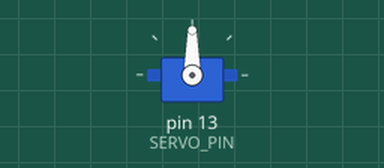
Recording of a sketch running on a simulated Arduino Uno, built with avr-gcc and run on an emulated ATmega328P. Shown: servo.

Above: at 0.1 s.
At 18.1 s:
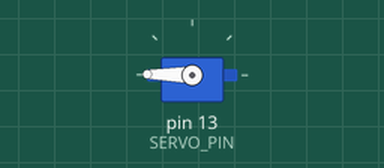
At 36.2 s:
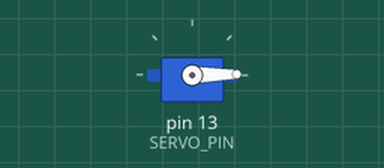
Timing chart, 0 to 37.7 s (numbered marks = the images above):
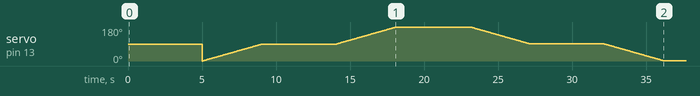

The sketch:

servo.ino
```cpp
#include <Servo.h>

#define SERVO_PIN 13  //This pin may need changed
Servo servo;
int angle = 0;

void setup() {
  servo.attach(SERVO_PIN);
}

//This loop should continually change the servo positiona full 180 degrees
//with having 5 second pauses when facing upward, frontward, or downward
void loop() {
  //Loop to rotate from 0-180 degrees
  for(int angle=0;angle<180;++angle)
  {
    //Add pause when upward or frontward
    if(angle == 0 || angle == 90)
    {
      delay(5000); //if facing forward, delay 5 seconds
    }
    servo.write(angle); //writes angle to servo
    delay(45);  //add delay to slow servo down
  }
  //Loop to rotate back from 180-0 degrees
  for(int angle=180;angle>0;--angle)
  {
    //Add pause when downward or frontward
    if(angle == 180 || angle == 90)
    {
      delay(5000);
    }
    servo.write(angle); //writes angle to servo
    delay(45);  //add delay to slow servo done
  }
}
```
